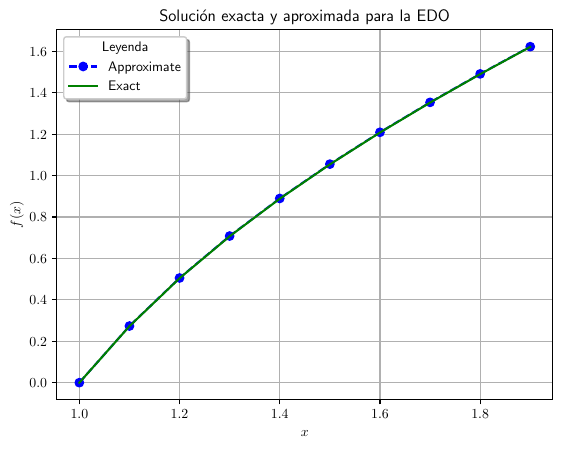

Source code (Python):
#!/usr/bin/env python

import matplotlib.pyplot as plt
import numpy as np

plt.rcParams["text.usetex"] = True
plt.rcParams["font.serif"] = ["Computer Modern"]


def y1(t, y):
    return 3 - 2 * y / t


def asol(t):
    return t - 1 / t**2


yasol = np.vectorize(asol)
h = 0.1
t0 = 1.0
y0 = 0.0

t = np.arange(1.0, 2.0, h)
y = np.zeros(t.size)
y[0] = y0


for i in range(1, t.size):
    y_intermediate = y[i - 1] + h * y1(t[i - 1], y[i - 1])

    y[i] = y[i - 1] + (h / 2.0) * (y1(t[i - 1], y[i - 1]) + y1(t[i], y_intermediate))


def plot():
    plt.cla()
    plt.grid()
    plt.plot(t, yasol(t), "bo--", label="Approximate")
    plt.plot(t, y, "g", label="Exact")
    plt.xlabel(r"$x$")
    plt.ylabel(r"$f(x)$")
    plt.title("Solución exacta y aproximada para la EDO")
    plt.legend(title="Leyenda", shadow=True, fancybox=True)
    plt.savefig("p3.pdf", transparent=True, bbox_inches="tight")


if __name__ == "__main__":
    plot()
